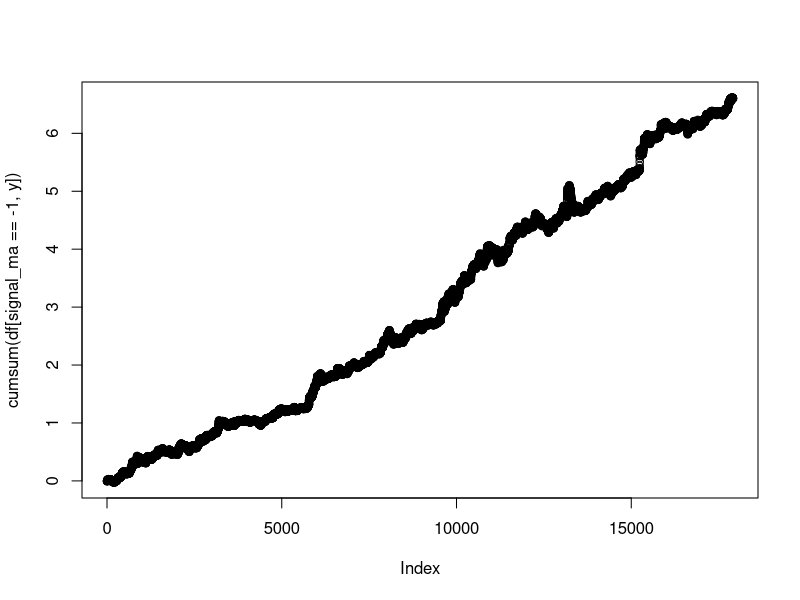

The R script that drew this image:
# source('/home/serg/projects/quant_r')
# install.packages("zoo")
# library("ggplot2")
library("dplyr")
library("data.table")
library('zoo')
# library("anytime")

df <- read.csv('binance.csv')
df <- as.data.table(df)
# df$Time <- anydate(df$Time)
df$time <- as.Date(df$time)

signal_bound <- function(point, level, k) {
  upper_bound <- point + (level * k)
  lower_bound <- point - (level * k)
  signal <- ifelse(point > upper_bound, 1, 0)
  signal <- ifelse(point < lower_bound, -1, signal)
  return(signal)
}

df[, ':='(
    'day' = as.numeric(format(df$time, format = "%d")),
#TODO change data formate for intraday data
    'hour' = as.numeric(format(df$time, format = "%h")),
    'minute' = as.numeric(format(df$time, format = "%Min")),
    'return' = (lag(close, 1) / close) - 1,
    'y' = (lead(close, 3) / close) - 1
)]
# df = na.omit(df, cols = c('return'))

df[, ':='(
    'ma_chg' = frollmean(return, n = 500, fill = NA, align = "center"),
    'resSigma1' = lag(high) * (1 + rollapply(return, 360, sd)),
    'resSigma2' = lag(high) * (1 + 2 * (rollapply(return, 360, sd))),
    'resSigma3' = lag(high) * (1 + 3 * (rollapply(return, 360, sd))),
    'supSigma1' = lag(low) * (1 - rollapply(return, 360, sd)),
    'supSigma2' = lag(low) * (1 - 2 * (rollapply(return, 360, sd))),
    'supSigma3' = lag(low) * (1 - 3 * (rollapply(return, 360, sd)))
)]

# Create signals
df[, ':='(
    'signal_ma' = signal_bound(return, ma_chg, 1),
    'signal_res_s1' = ifelse(high > resSigma1, 1, 0),
    'signal_res_s2' = ifelse(high > resSigma2, 1, 0),
    'signal_res_s3' = ifelse(high > resSigma3, 1, 0),
    'signal_sup_s1' = ifelse(low > supSigma1, 1, 0),
    'signal_sup_s2' = ifelse(low > supSigma2, 1, 0),
    'signal_sup_s3' = ifelse(low > supSigma3, 1, 0)
)]
# ggplot(df, aes(x = return, col = resSigma1)) +
#   geom_density() + scale_x_continuous(breaks = seq(-0.01, 0.01, 0.001))
plot(cumsum(df[signal_ma == -1, y]))
mean(df[signal_ma == -1, y])


